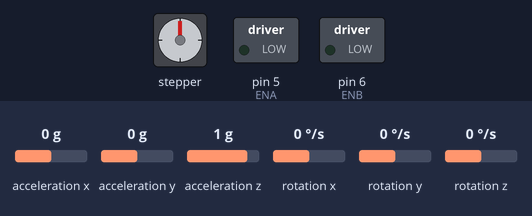
The sketch below on a simulated Arduino Nano, built with avr-gcc and run on an emulated ATmega328P. Shown: stepper motor, switched loads named in the sketch (green lamp = pin HIGH). Wiring (inferred from the names in the program): MPU-6050 motion sensor at I2C address 0x68; stepper motor (200 steps per turn assumed): coils pin 7, pin 8, pin 9, pin 10. Inputs (shaded band) come from the test bench; at power-on: acceleration x 0 g, rotation y 0 °/s, acceleration z 1 g, acceleration y 0 g, rotation x 0 °/s, rotation z 0 °/s. Pins used as bus, display or sensor lines are not drawn; what the sketch prints to the serial monitor is not drawn.

Above: at 2.2 s.
2.3 s: acceleration x set to 0.2 g
At 2.85 s:
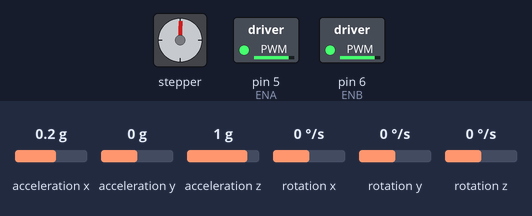
4.5 s: acceleration x set to -1.4 g
At 5.9 s:
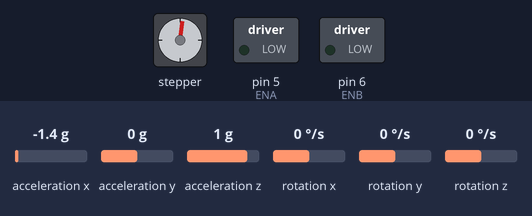
6.5 s: rotation y set to 177 °/s
9.5 s: rotation y set to 186 °/s
At 10.7 s:
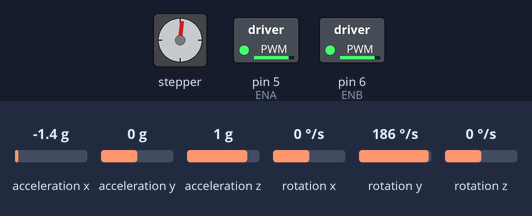
11.2 s: acceleration z set to -0.8 g
At 12.3 s:
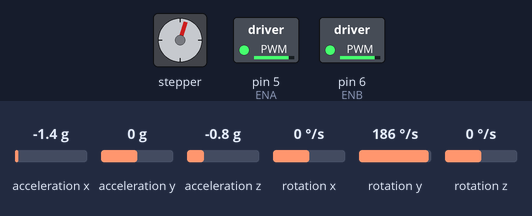
13.2 s: acceleration z set to 0.8 g
At 13.88 s:
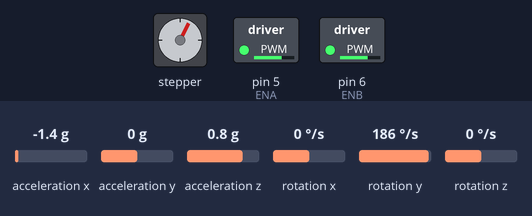
Timing chart, 0 to 16.2 s (numbered marks = the images above; inputs shaded):
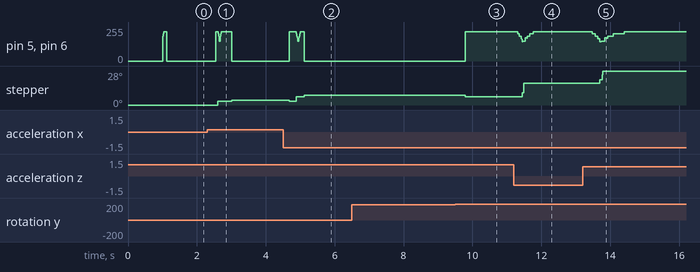

The sketch:

arduino-nano.ino
```cpp
#include <Wire.h>

// ===================== MPU6050 SETTINGS =====================
const int MPU_ADDR = 0x68;
int16_t accX, accY, accZ, gyroY;
float pitch = 0.0f;
unsigned long lastMicros = 0;

// ===================== MOTOR PINS =====================
const int ENA = 5; const int ENB = 6;
const int IN1 = 7; const int IN2 = 8;
const int IN3 = 9; const int IN4 = 10;

// ===================== HIGH-AGGRESSION TUNING =====================
float Kp = 80.0;
float Ki = 1.2;
float Kd = 4.8;
float targetAngle = -2.0;

const int ABSOLUTE_MAX_PWM = 220; // Your new Max Speed
float deadzone = 0.2;

// ===================== STATE VARIABLES =====================
float error = 0, previousError = 0, integral = 0;

void setup() {
  Serial.begin(115200);
  Wire.begin();

  pinMode(ENA, OUTPUT); pinMode(ENB, OUTPUT);
  pinMode(IN1, OUTPUT); pinMode(IN2, OUTPUT);
  pinMode(IN3, OUTPUT); pinMode(IN4, OUTPUT);

  Wire.beginTransmission(MPU_ADDR);
  Wire.write(0x6B); Wire.write(0x00);
  Wire.endTransmission();

  delay(1000);
  lastMicros = micros();
}

void loop() {
  // 1. READ SENSOR
  Wire.beginTransmission(MPU_ADDR);
  Wire.write(0x3B);
  Wire.endTransmission(false);
  Wire.requestFrom(MPU_ADDR, 14, true);

  accX = (Wire.read() << 8) | Wire.read();
  accY = (Wire.read() << 8) | Wire.read();
  accZ = (Wire.read() << 8) | Wire.read();
  Wire.read(); Wire.read();
  Wire.read(); Wire.read();
  gyroY = (Wire.read() << 8) | Wire.read();

  // 2. TIMING
  unsigned long now = micros();
  float dt = (now - lastMicros) / 1000000.0f;
  lastMicros = now;
  if (dt <= 0 || dt > 0.05) dt = 0.004;

  // 3. FLIPPED SENSOR MATH
  float accelPitch = atan2((float)-accX, (float)-accZ) * 180.0f / PI;
  float gyroRate = -(gyroY / 131.0f);
  pitch = 0.995f * (pitch + gyroRate * dt) + 0.005f * accelPitch;

  // 4. PID LOGIC
  if (pitch > 35.0 || pitch < -80.0) {
    stopMotors();
    integral = 0;
    previousError = 0;
  } else {
    error = targetAngle - pitch;

    if (abs(error) < deadzone) error = 0;

    integral += error * dt;
    integral = constrain(integral, -200, 200);
    float derivative = (error - previousError) / dt;

    float pidOutput = (Kp * error) + (Ki * integral) + (Kd * derivative);
    previousError = error;

    driveMotors(pidOutput, abs(error));
  }

  Serial.print("Angle:");
  Serial.println(pitch);
}

void driveMotors(float speed, float absError) {
  float absSpeed = abs(speed);
  if (absSpeed < 0.1) {
    stopMotors();
    return;
  }

  // --- STEPPED MIN PWM (Your previous logic) ---
  int dynamicMinPWM = 145;
  if (absError >= 10.0)      dynamicMinPWM = 195;
  else if (absError >= 6.0) dynamicMinPWM = 175;
  else if (absError >= 3.0) dynamicMinPWM = 165;

  // --- 12% DECREASE MAX PWM EVERY 5 DEGREES ---
  // 12% reduction = multiply by 0.88
  int dynamicMaxPWM = ABSOLUTE_MAX_PWM;

  if (absError < 5.0) {
    dynamicMaxPWM = ABSOLUTE_MAX_PWM * 0.88 * 0.88 * 0.88; // Reduced 3 times
  }
  else if (absError < 10.0) {
    dynamicMaxPWM = ABSOLUTE_MAX_PWM * 0.88 * 0.88;      // Reduced 2 times
  }
  else if (absError < 15.0) {
    dynamicMaxPWM = ABSOLUTE_MAX_PWM * 0.88;             // Reduced 1 time
  }

  // Safety check: Ensure Max is never lower than Min
  if (dynamicMaxPWM < dynamicMinPWM) dynamicMaxPWM = dynamicMinPWM + 10;

  // Map the PID to the narrow, aggressive window
  int pwm = map(constrain(absSpeed, 0, 255), 0, 255, dynamicMinPWM, dynamicMaxPWM);

  if (speed > 0) {
    digitalWrite(IN1, HIGH); digitalWrite(IN2, LOW);
    digitalWrite(IN3, HIGH); digitalWrite(IN4, LOW);
  } else {
    digitalWrite(IN1, LOW);  digitalWrite(IN2, HIGH);
    digitalWrite(IN3, LOW);  digitalWrite(IN4, HIGH);
  }

  analogWrite(ENA, pwm);
  analogWrite(ENB, pwm);
}

void stopMotors() {
  analogWrite(ENA, 0); analogWrite(ENB, 0);
  digitalWrite(IN1, LOW); digitalWrite(IN2, LOW);
  digitalWrite(IN3, LOW); digitalWrite(IN4, LOW);
}
```

Measured:
- the behaviour switches between 0 and 0.1 g on acceleration x (found by bisection; images 0 and 1)
- the behaviour switches between 181 and 182 °/s on rotation y (found by bisection; images 2 and 3)
- after the input at 2.3 s, stepper: goes 3° 0.40 s, then 4°, starting after 0.31 s
- after the input at 11.2 s, stepper: goes 10° 0.06 s, then 18°, starting after 0.24 s
- after the input at 13.2 s, stepper: turns 10° clockwise, starting after 0.50 s
